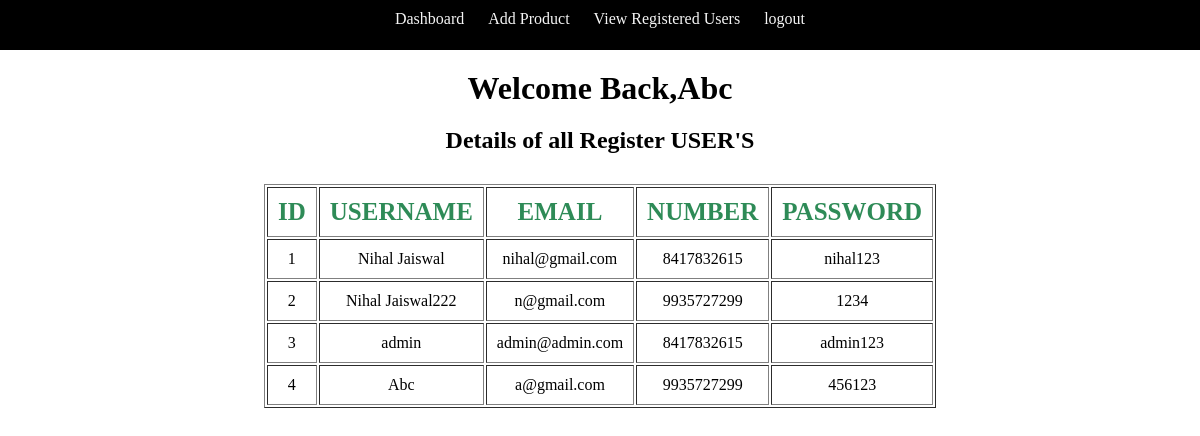
The page /show_user.php (signed in) on the database its author committed.
### tables this page shows
CREATE TABLE `registration` (
  `id` int(11) NOT NULL,
  `name` varchar(100) NOT NULL,
  `email` varchar(100) NOT NULL,
  `number` varchar(15) NOT NULL,
  `password` varchar(10) NOT NULL
);

### show_user.php (the view, shortened to what this page needs)
<?php
include 'connection.php';
include 'nav.php';
$query = "SELECT * FROM `registration` ORDER BY `id` ASC";
?>
<!DOCTYPE html>
<html lang="en">
<head>
    <link rel="stylesheet" href="style.css">
</head>
<body>
    <center>
        <h1>Welcome Back,<?php echo $_SESSION['name']; ?></h1>
        <h2>Details of all Register USER'S</h2>
    </center>
    <div class="tbl_data_show_div">
        <table border="1">
            <tr>
                <th>ID</th>
                <th>USERNAME</th>
                <th>EMAIL</th>
                <th>NUMBER</th>
                <th>PASSWORD</th>
            </tr>
            <?php
            $res = mysqli_query($con, $query);
            if (mysqli_num_rows($res)) {
                while ($row = mysqli_fetch_assoc($res)) {
            ?>
                    <tr>
                        <td><?php echo $row['id']; ?></td>
                        <td><?php echo $row['name']; ?></td>
                        <td><?php echo $row['email']; ?></td>
                        <td><?php echo $row['number']; ?></td>
                        <td><?php echo $row['password']; ?></td>
                    </tr>
            <?php
                }
            }
            ?>
        </table>
    </div>
</body>
</html>

### style.css (style rules this page uses)
* { padding: 0; margin: 0px auto; box-sizing: border-box; }
.tbl_data_show_div { padding-top: 10px; width: 100%; padding: 10px; }
th { font-size: 25px; color: seagreen; padding: 10px; }
tr,td { padding: 10px; text-align: center; }
h2 { padding:20px; }

### rows shown on the page
registration: id "1", name "Nihal Jaiswal", email "nihal@gmail.com", number "8417832615", password "nihal123"
registration: id "2", name "Nihal Jaiswal222", email "n@gmail.com", number "9935727299", password "1234"
registration: id "3", name "admin", email "admin@admin.com", number "8417832615", password "admin123"
registration: id "4", name "Abc", email "a@gmail.com", number "9935727299", password "456123"

### other values the page prints
$_SESSION['name'] "Abc"
